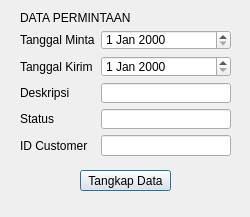
<?xml version="1.0" encoding="UTF-8"?>
<ui version="4.0">
 <class>permintaan</class>
 <widget class="QDialog" name="permintaan">
  <property name="geometry">
   <rect>
    <x>0</x>
    <y>0</y>
    <width>250</width>
    <height>217</height>
   </rect>
  </property>
  <property name="windowTitle">
   <string>Dialog</string>
  </property>
  <widget class="QLabel" name="label">
   <property name="geometry">
    <rect>
     <x>20</x>
     <y>10</y>
     <width>121</width>
     <height>16</height>
    </rect>
   </property>
   <property name="text">
    <string>DATA PERMINTAAN</string>
   </property>
  </widget>
  <widget class="QWidget" name="formLayoutWidget">
   <property name="geometry">
    <rect>
     <x>20</x>
     <y>30</y>
     <width>211</width>
     <height>126</height>
    </rect>
   </property>
   <layout class="QFormLayout" name="formLayout">
    <item row="0" column="0">
     <widget class="QLabel" name="tanggalMintaLabel">
      <property name="text">
       <string>Tanggal Minta</string>
      </property>
     </widget>
    </item>
    <item row="0" column="1">
     <widget class="QDateEdit" name="tanggalMintaDateEdit"/>
    </item>
    <item row="1" column="0">
     <widget class="QLabel" name="tanggalKirimLabel">
      <property name="text">
       <string>Tanggal Kirim</string>
      </property>
     </widget>
    </item>
    <item row="1" column="1">
     <widget class="QDateEdit" name="tanggalKirimDateEdit"/>
    </item>
    <item row="2" column="0">
     <widget class="QLabel" name="deskripsiLabel">
      <property name="text">
       <string>Deskripsi</string>
      </property>
     </widget>
    </item>
    <item row="2" column="1">
     <widget class="QLineEdit" name="deskripsiLineEdit"/>
    </item>
    <item row="3" column="0">
     <widget class="QLabel" name="statusLabel">
      <property name="text">
       <string>Status</string>
      </property>
     </widget>
    </item>
    <item row="3" column="1">
     <widget class="QLineEdit" name="statusLineEdit"/>
    </item>
    <item row="4" column="0">
     <widget class="QLabel" name="idCustomerLabel">
      <property name="text">
       <string>ID Customer</string>
      </property>
     </widget>
    </item>
    <item row="4" column="1">
     <widget class="QLineEdit" name="idCustomerLineEdit"/>
    </item>
   </layout>
  </widget>
  <widget class="QPushButton" name="pushButton">
   <property name="geometry">
    <rect>
     <x>80</x>
     <y>170</y>
     <width>91</width>
     <height>21</height>
    </rect>
   </property>
   <property name="text">
    <string>Tangkap Data</string>
   </property>
  </widget>
 </widget>
 <resources/>
 <connections/>
</ui>
